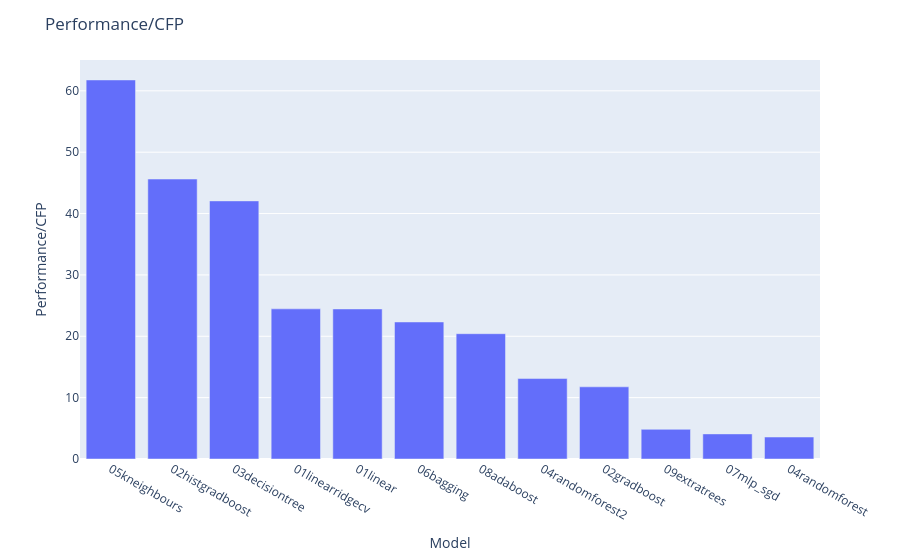
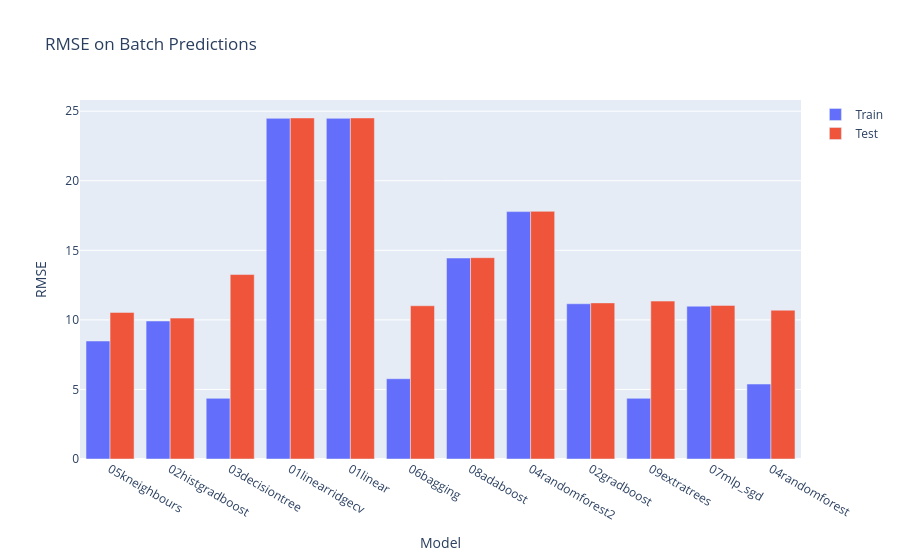
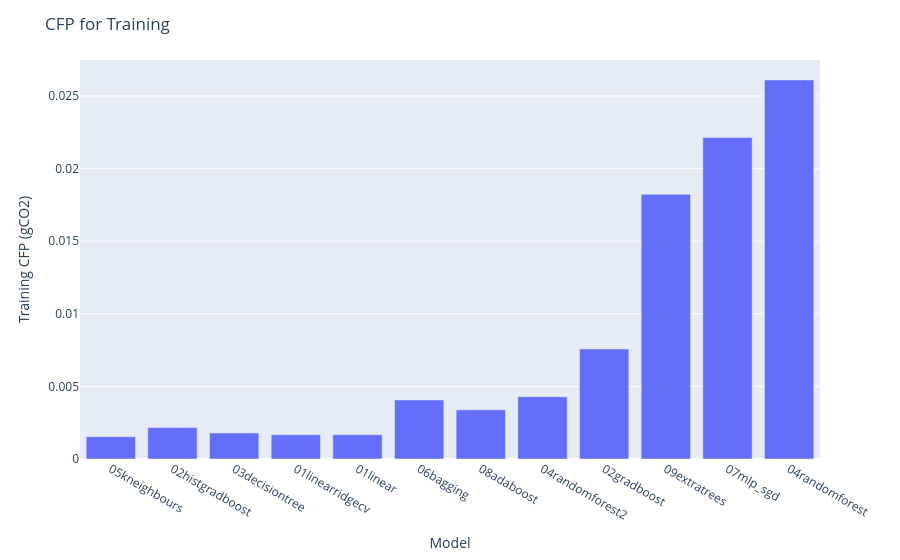
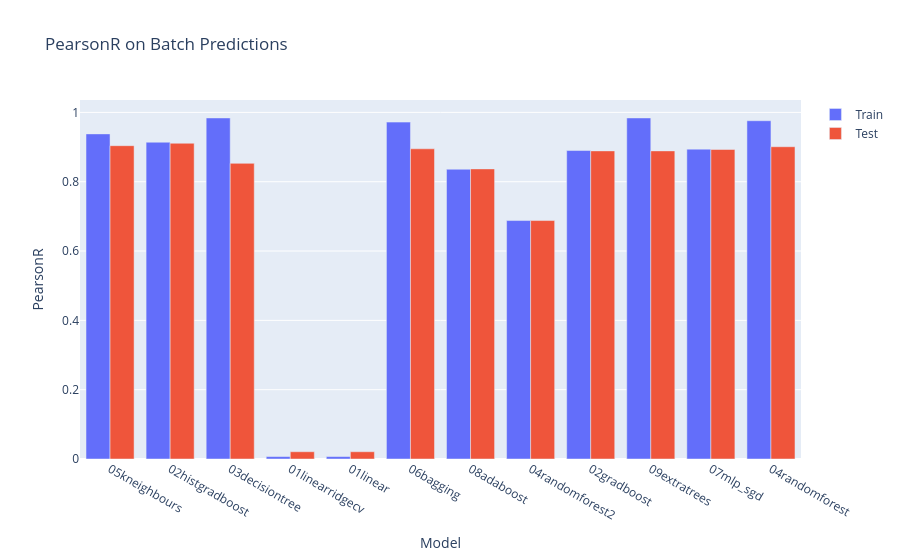

The notebook cell saved with these charts, in order:
### Code cell
"""
-Below are performance metrics for batch predictions on Train vs Test data, 80:20 split
"""

## Performance/CFP
fig = px.bar(df, x = "Model", y = "Performance/CFP")
fig.update_layout(title = "Performance/CFP")
fig.show()

## RMSE on Batch Predictions
fig = go.Figure(data = [
    go.Bar(name = "Train", x = df["Model"], y = df["RMSE (train)"]),
    go.Bar(name = "Test", x = df["Model"], y = df["RMSE (test)"]),
])
fig.update_layout(title = "RMSE on Batch Predictions")
fig.update_layout(yaxis_title = "RMSE")
fig.update_layout(xaxis_title = "Model")
fig.update_layout(barmode = "group")
fig.show()

## CFP for Training
fig = px.bar(df, x = "Model", y = "Training CFP (gCO2)")
fig.update_layout(title = "CFP for Training")
fig.show()

## PearsonR on Batch Predictions
fig = go.Figure(data = [
    go.Bar(name = "Train", x = df["Model"], y = df["PearsonR (train)"]),
    go.Bar(name = "Test", x = df["Model"], y = df["PearsonR (test)"]),
])
fig.update_layout(title = "PearsonR on Batch Predictions")
fig.update_layout(yaxis_title = "PearsonR")
fig.update_layout(xaxis_title = "Model")
fig.update_layout(barmode = "group")
fig.show()

### Figure 1 — Plotly figure (JSON) as saved in the notebook; plotly's stock layout.template omitted (floating-point values rounded to 4 significant figures)
{"data": [{"hovertemplate": "Model=%{x}<br>Performance/CFP=%{y}<extra></extra>", "legendgroup": "", "marker": {"color": "#636efa", "pattern": {"shape": ""}}, "name": "", "orientation": "v", "showlegend": false, "textposition": "auto", "type": "bar", "x": ["05kneighbours", "02histgradboost", "03decisiontree", "01linearridgecv", "01linear", "06bagging", "08adaboost", "04randomforest2", "02gradboost", "09extratrees", "07mlp_sgd", "04randomforest"], "xaxis": "x", "y": [61.77, 45.62, 42.06, 24.47, 24.46, 22.33, 20.42, 13.11, 11.76, 4.834, 4.091, 3.581], "yaxis": "y"}], "layout": {"barmode": "relative", "legend": {"tracegroupgap": 0}, "margin": {"t": 60}, "title": {"text": "Performance/CFP"}, "xaxis": {"anchor": "y", "domain": [0, 1], "title": {"text": "Model"}}, "yaxis": {"anchor": "x", "domain": [0, 1], "title": {"text": "Performance/CFP"}}}}

### Figure 2 — Plotly figure (JSON) as saved in the notebook; plotly's stock layout.template omitted (floating-point values rounded to 4 significant figures)
{"data": [{"name": "Train", "type": "bar", "x": ["05kneighbours", "02histgradboost", "03decisiontree", "01linearridgecv", "01linear", "06bagging", "08adaboost", "04randomforest2", "02gradboost", "09extratrees", "07mlp_sgd", "04randomforest"], "y": [8.482, 9.919, 4.362, 24.49, 24.49, 5.77, 14.45, 17.78, 11.16, 4.362, 10.98, 5.387]}, {"name": "Test", "type": "bar", "x": ["05kneighbours", "02histgradboost", "03decisiontree", "01linearridgecv", "01linear", "06bagging", "08adaboost", "04randomforest2", "02gradboost", "09extratrees", "07mlp_sgd", "04randomforest"], "y": [10.54, 10.13, 13.26, 24.52, 24.52, 11.01, 14.47, 17.8, 11.22, 11.35, 11.04, 10.7]}], "layout": {"barmode": "group", "title": {"text": "RMSE on Batch Predictions"}, "xaxis": {"title": {"text": "Model"}}, "yaxis": {"title": {"text": "RMSE"}}}}

### Figure 3 — Plotly figure (JSON) as saved in the notebook; plotly's stock layout.template omitted (floating-point values rounded to 4 significant figures)
{"data": [{"hovertemplate": "Model=%{x}<br>Training CFP (gCO2)=%{y}<extra></extra>", "legendgroup": "", "marker": {"color": "#636efa", "pattern": {"shape": ""}}, "name": "", "orientation": "v", "showlegend": false, "textposition": "auto", "type": "bar", "x": ["05kneighbours", "02histgradboost", "03decisiontree", "01linearridgecv", "01linear", "06bagging", "08adaboost", "04randomforest2", "02gradboost", "09extratrees", "07mlp_sgd", "04randomforest"], "xaxis": "x", "y": [0.001536, 0.002164, 0.001793, 0.001667, 0.001668, 0.004066, 0.003384, 0.004285, 0.007578, 0.01823, 0.02213, 0.0261], "yaxis": "y"}], "layout": {"barmode": "relative", "legend": {"tracegroupgap": 0}, "margin": {"t": 60}, "title": {"text": "CFP for Training"}, "xaxis": {"anchor": "y", "domain": [0, 1], "title": {"text": "Model"}}, "yaxis": {"anchor": "x", "domain": [0, 1], "title": {"text": "Training CFP (gCO2)"}}}}

### Figure 4 — Plotly figure (JSON) as saved in the notebook; plotly's stock layout.template omitted (floating-point values rounded to 4 significant figures)
{"data": [{"name": "Train", "type": "bar", "x": ["05kneighbours", "02histgradboost", "03decisiontree", "01linearridgecv", "01linear", "06bagging", "08adaboost", "04randomforest2", "02gradboost", "09extratrees", "07mlp_sgd", "04randomforest"], "y": [0.938, 0.914, 0.984, 0.007, 0.007, 0.972, 0.836, 0.688, 0.89, 0.984, 0.894, 0.976]}, {"name": "Test", "type": "bar", "x": ["05kneighbours", "02histgradboost", "03decisiontree", "01linearridgecv", "01linear", "06bagging", "08adaboost", "04randomforest2", "02gradboost", "09extratrees", "07mlp_sgd", "04randomforest"], "y": [0.904, 0.911, 0.853, 0.021, 0.021, 0.895, 0.837, 0.688, 0.889, 0.889, 0.893, 0.901]}], "layout": {"barmode": "group", "title": {"text": "PearsonR on Batch Predictions"}, "xaxis": {"title": {"text": "Model"}}, "yaxis": {"title": {"text": "PearsonR"}}}}
